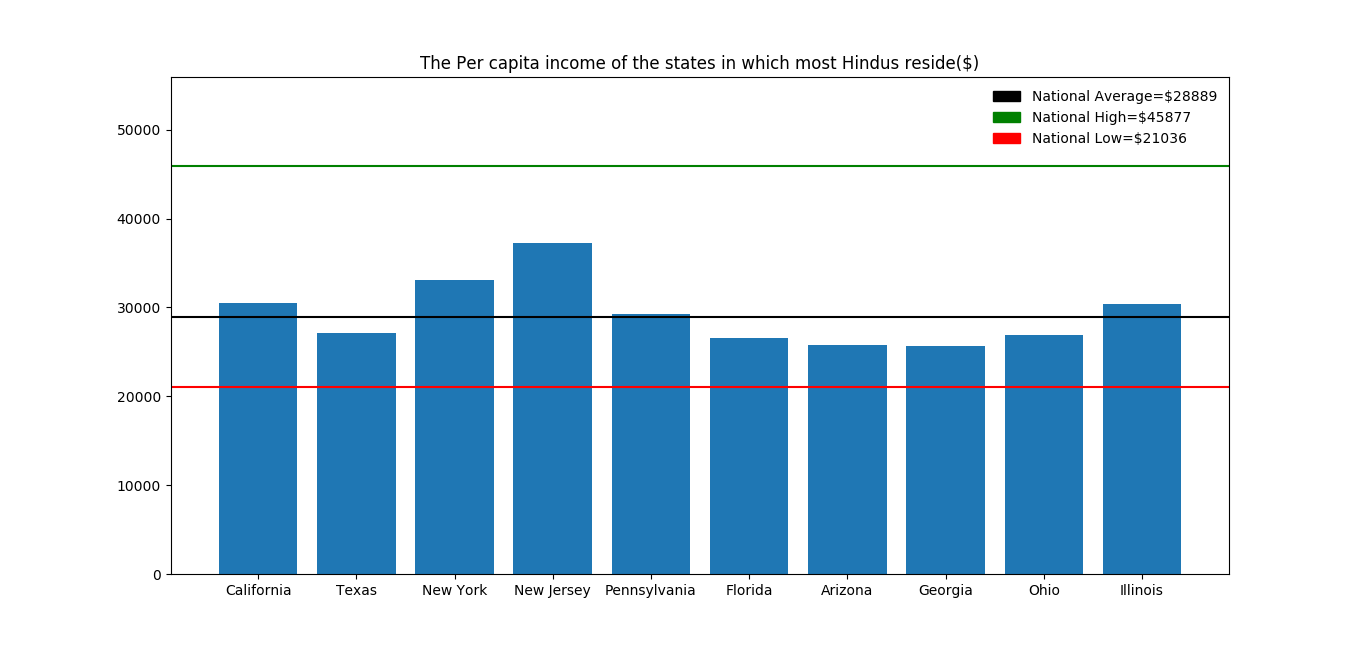

Reproduce this figure in Python.
# -*- coding: utf-8 -*-
"""
Created on Tue Jan 30 16:10:51 2018

@author: Sateesh
"""
import pandas as pd
import matplotlib.pyplot as plt
import matplotlib.patches as mpatch
import numpy as np
#%%

#Read Data.
hinduStateData = pd.read_excel('C:\\Users\Sateesh\Documents\Python\Data Science Michigan\Visualization,Plotting\\U.S. Religion Census Religious Congregations and Membership Study, 2010 (State File).XLSX', usecols = [301,302,303,304,305,306,307,308,309,310,311,312,312,555,562,563,564])

stateGDP = pd.read_excel('C:\\Users\Sateesh\Documents\Python\Data Science Michigan\Visualization,Plotting\GDP_Data.xlsx',skiprows=[22,53],usecols=[0,1])

#%%
#Identifying the columns which contain data about Hindu adherents so that we can find out the total number of Hindus in a particular state.
totalHindus = []
for column in list(hinduStateData):
    if column[-3:] == 'ADH':
        totalHindus.append(column)

hinduStateData['Total_Hindus'] = hinduStateData[totalHindus].sum(axis=1)
sortedPop = hinduStateData.sort_values('Total_Hindus',ascending = False)
hinduStates = sortedPop['STNAME'][:10]  #Top 10 states with highest Hindu Population.

#Will retain only the data of the 10 most Hindu Populous states.
droprows = []
for index,state in list(enumerate(stateGDP['State'])):
    if not(state in list(hinduStates)):
        droprows.append(index)
req_states = stateGDP.drop(stateGDP.index[droprows])
        
req_states.set_index('State',inplace=True)
req_states = req_states.reindex(hinduStates)

#%%
fig, ax = plt.subplots()

plt.title('The Per capita income of the states in which most Hindus reside($)')

nationalGDP = 28889 

ax.bar(np.arange(1,11),list(req_states['Per capita income']))
ax.set_xticks([1,2,3,4,5,6,7,8,9,10])
ax.set_xticklabels(list(hinduStates))
ax.axhline(y=nationalGDP,color = 'black')  
plt.ylim((0,max(stateGDP['Per capita income']+10000)))
ax.axhline(y=max(stateGDP['Per capita income']),color='green')
ax.axhline(y=min(stateGDP['Per capita income']),color='red')

black_data = mpatch.Patch(color = 'black',label = 'National Average=${}'.format(nationalGDP))
green_data = mpatch.Patch(color = 'green',label = 'National High=${}'.format(max(stateGDP['Per capita income'])))
red_data = mpatch.Patch(color = 'red',label = 'National Low=${}'.format(min(stateGDP['Per capita income'])))

ax.legend(handles = [black_data,green_data,red_data],frameon = False)
